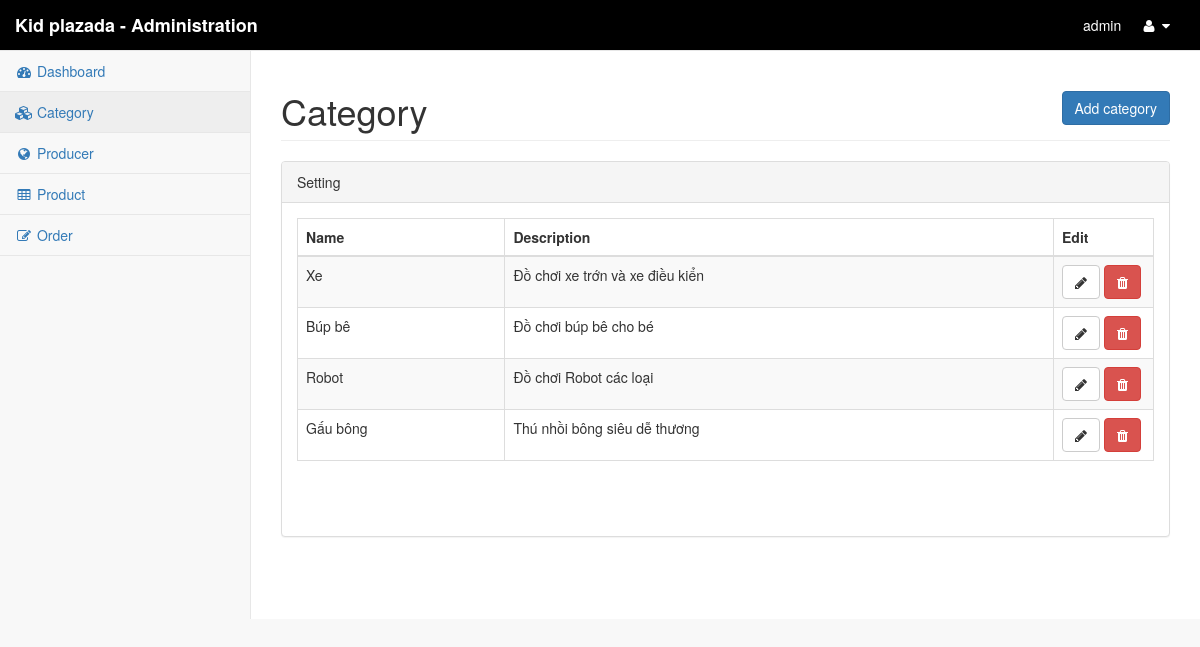
The page /Kidplazada_website/dashboard/category.php (signed in) on the database its author committed.
### tables this page shows
CREATE TABLE `category`  (
  `id` int(10) NOT NULL AUTO_INCREMENT,
  `name` varchar(20) NULL DEFAULT NULL,
  `description` varchar(1000) NULL DEFAULT NULL,
  PRIMARY KEY (`id`) USING BTREE
);

### Kidplazada_website/dashboard/category.php (called while the page is built, shortened)
<?php
    include("template.php")
?>

### Kidplazada_website/dashboard/body/category.body.php (the view, shortened to what this page needs)
<div id="page-wrapper">
            <div class="row">
                <div class="col-lg-12">
                    <h1 class="page-header">Category<a data-toggle="modal" data-target="#addForm" class="btn btn-primary" style="float: right">Add category</a></h1>
                </div>
            </div>
            <div class="row">
                <div class="col-lg-12">
                    <div class="panel panel-default">
                        <div class="panel-heading">
                        <div>Setting</div>
                        </div>
                        <div class="panel-body">
                            <table width="100%" class="table table-striped table-bordered table-hover" id="dataTables-example">
                                <thead>
                                    <tr>
                                        <th>Name</th>
                                        <th>Description</th>
                                        <th>Edit</th>
                                    </tr>
                                </thead>
                                <tbody>
                                    <?php
                                        $status=0;
                                        $limit=5;
                                        $table=mysqli_query($connect,"select * from category limit $status, $limit");
                                        while($row = mysqli_fetch_array($table))
                                        {
                                    ?>
                                    <tr class="odd gradeX">
                                        <td><?= $row["name"] ?></td>
                                        <td><?= $row["description"] ?></td>
                                        <td width="100px">
			                            	<a class="btn btn-default" data-toggle="modal" data-target="#<?= $row["id"] ?>"><em class="fa fa-pencil"></em></a>
			                            	<a class="btn btn-danger" href="process.php?cmd=delete from category where id='<?= $row["id"] ?>'&selfpage=category.php"><em class="fa fa-trash"></em></a>
                            			</td>
                                    </tr>
                                    <?php
                                        }
                                    ?>
                                </tbody>
                            </table>
                        </div>
                    </div>
                </div>
            </div>
</div>

### rows shown on the page
category: name "Xe", description "Đồ chơi xe trớn và xe điều kiển"
category: name "Búp bê", description "Đồ chơi búp bê cho bé"
category: name "Robot", description "Đồ chơi Robot các loại"
category: name "Gấu bông", description "Thú nhồi bông siêu dễ thương"

### other values the page prints
$_SESSION["plazadakid_user"] "admin"
